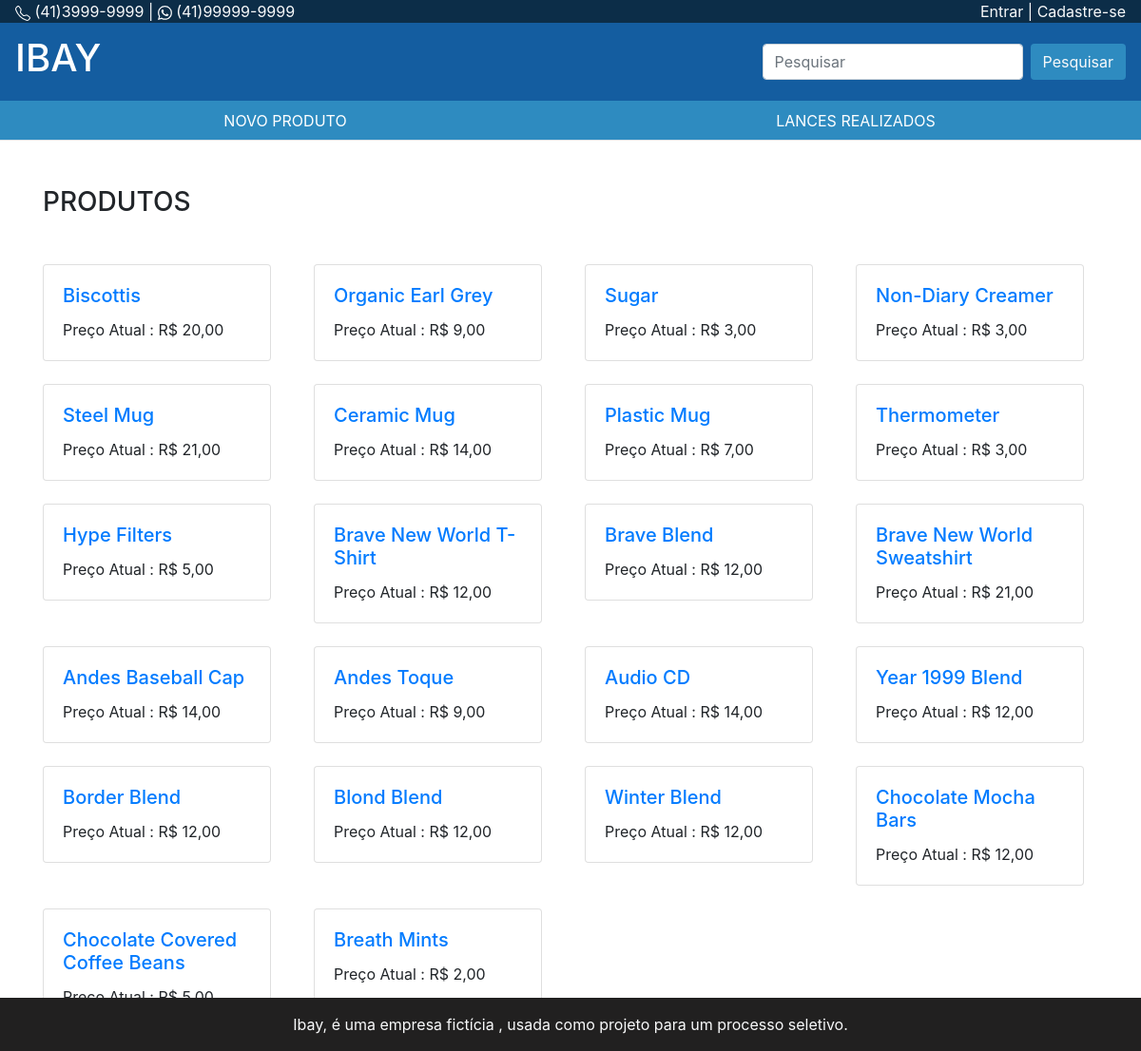
The app's page /public/pages/listagem.php with its own data.
### tables this page shows
CREATE TABLE `produtos` (
  `produtoID` int(11) NOT NULL AUTO_INCREMENT,
  `nomeproduto` varchar(50) DEFAULT NULL,
  `descricao` longtext,
  `codigobarra` varchar(15) DEFAULT NULL,
  `tempoentrega` tinyint(3) DEFAULT NULL,
  `precorevenda` decimal(10,2) DEFAULT NULL,
  `precounitario` decimal(10,2) DEFAULT NULL,
  `estoque` mediumint(4) DEFAULT NULL,
  `imagemgrande` varchar(100) DEFAULT NULL,
  `imagempequena` varchar(100) DEFAULT NULL,
  `descontinuado` tinyint(1) DEFAULT '0',
  `fornecedorID` tinyint(3) DEFAULT NULL,
  `categoriaID` tinyint(3) DEFAULT NULL,
  PRIMARY KEY (`produtoID`)
);

### public/_incluir/funcoes.php (called while the page is built)
<?php
    function real_format($valor) {
        $valor  = number_format($valor,2,",",".");
        return "R$ " . $valor;
    }
?>

### public/pages/listagem.php (the view, shortened to what this page needs)
<?php require_once("../../conexao/conexao.php"); ?>
<?php
    $produtos = "SELECT produtoID, nomeproduto, precounitario ";
    $produtos .= "FROM produtos ";
    $resultado = mysqli_query($conecta, $produtos);
?>
<!doctype html>
<html>
    <head>
        <link rel="stylesheet" href="https://stackpath.bootstrapcdn.com/bootstrap/4.1.3/css/bootstrap.min.css">
        <link href="../style/css_main_page.css" rel="stylesheet">
    </head>
    <body>
        <?php include_once("../_incluir/topo.php"); ?>
        <?php include_once("../_incluir/funcoes.php"); ?>
        <main>
            <div class="container mt-5">
                <h3 class="mb-5">PRODUTOS</h3>
                <div class="row">
                    <?php
                        while($linha = mysqli_fetch_assoc($resultado)) {
                    ?>
                    <div class="col-sm-3 mb-4">
                        <div class="card" style="width: 15rem;">
                            <div class="card-body">
                                <a href="detalhe.php?codigo=<?php echo $linha['produtoID'] ?>">
                                    <h5 class="card-title"><?php echo utf8_encode ($linha["nomeproduto"]) ?></h5>
                                </a>
                                <p class="card-text">Preço Atual : <?php echo real_format($linha["precounitario"]) ?></p>
                            </div>
                        </div>
                    </div>
                <?php
                }
                ?>
            </div>
        </main>
        <?php include_once("../_incluir/rodape.php"); ?>
    </body>
</html>

### public/_incluir/topo.php (shortened to what this page needs)
<header>
    <ul class="nav bg-black">
        <div class="text-light ml-3">
            (41)3999-9999 |
            (41)99999-9999
        </div>
        <?php
                if ( isset($_SESSION["user_portal"])  ) {
                    $user = $_SESSION["user_portal"];
                    $saudacao = "SELECT usuario, clienteID ";
                    $saudacao .= "FROM clientes ";
                    $saudacao .= "WHERE clienteID = {$user} ";
                    $saudacao_login = mysqli_query($conecta,$saudacao);
                    if(!$saudacao_login) {
                        die("Falha no banco");
                    }
                    $saudacao_login = mysqli_fetch_assoc($saudacao_login);
                    $nome = $saudacao_login["usuario"];
                    $conta = $saudacao_login["clienteID"];
        ?>
            <div class="mr-3 text-light position-right">
                Bem vindo, <?php echo $nome ?> |
                <a class="text-light" href="sair.php">Sair</a> |
            </div>
            <?php
            }
            else {
            ?>
            <div class="text-light mr-3 position-right">
                <a class="text-light" href="login.php">Entrar</a> |
                <a class="text-light" href="cadastro.php">Cadastre-se</a></h5>
            </div>
        <?php
            }
        ?>
    </ul>
        <nav class="navbar navbar-dark bg-dark-pink">
            <a class="navbar-brand" href="listagem.php">
                <h1>IBAY</h1>
            </a>
            <form action="listalances.php" method="get" class="form-inline">
                <input class="form-control mr-sm-2" type="text" name="nomecliente" placeholder="Pesquisar" aria-label="Pesquisar">
                <button class="btn bg-pink text-light my-2 my-sm-0" name="pesquisa" type="submit">Pesquisar</button>
            </form>
        </nav>
    <ul class="nav nav-tabs justify-content-center nav-justified bg-pink text-light">
        <li class="nav-item">
            <a class="nav-link text-white" href="incluir.php">NOVO PRODUTO</a>
        </li>
        <li class="nav-item">
            <a class="nav-link text-white" href="listalances.php">LANCES REALIZADOS</a>
        </li>
    </ul>
</header>

### public/_incluir/rodape.php
<footer class="bg-light text-center text-lg-start mt-5 fixed-bottom" style="background-color: #212020;">
    <div class="text-center p-3 text-light" style="background-color: #212020">
      Ibay, é uma empresa fictícia , usada como projeto para um processo seletivo.
    </div>
</footer>

### public/style/css_main_page.css (style rules this page uses)
.bg-pink { background-color: #2E8BC0; }
.bg-black { background-color: #0C2D48; }
.bg-dark-pink { background-color: #145DA0; }
.position-right { position: absolute; right: 0px ; }

### records on screen
produtos: nomeproduto "Biscottis", precounitario "R$ 20,00"
produtos: nomeproduto "Organic Earl Grey", precounitario "R$ 9,00"
produtos: nomeproduto "Sugar", precounitario "R$ 3,00"
produtos: nomeproduto "Non-Diary Creamer", precounitario "R$ 3,00"
produtos: nomeproduto "Steel Mug", precounitario "R$ 21,00"
produtos: nomeproduto "Ceramic Mug", precounitario "R$ 14,00"
produtos: nomeproduto "Plastic Mug", precounitario "R$ 7,00"
produtos: nomeproduto "Thermometer", precounitario "R$ 3,00"
produtos: nomeproduto "Hype Filters", precounitario "R$ 5,00"
produtos: nomeproduto "Brave New World T-Shirt", precounitario "R$ 12,00"
produtos: nomeproduto "Brave Blend", precounitario "R$ 12,00"
produtos: nomeproduto "Brave New World Sweatshirt", precounitario "R$ 21,00"
produtos: nomeproduto "Andes Baseball Cap", precounitario "R$ 14,00"
produtos: nomeproduto "Andes Toque", precounitario "R$ 9,00"
produtos: nomeproduto "Audio CD", precounitario "R$ 14,00"
produtos: nomeproduto "Year 1999 Blend", precounitario "R$ 12,00"
produtos: nomeproduto "Border Blend", precounitario "R$ 12,00"
produtos: nomeproduto "Blond Blend", precounitario "R$ 12,00"
produtos: nomeproduto "Winter Blend", precounitario "R$ 12,00"
produtos: nomeproduto "Chocolate Mocha Bars", precounitario "R$ 12,00"
produtos: nomeproduto "Chocolate Covered Coffee Beans", precounitario "R$ 5,00"
produtos: nomeproduto "Breath Mints", precounitario "R$ 2,00"
